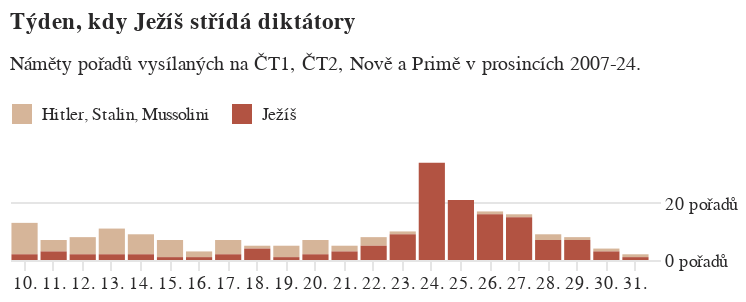

Write notebook code for a chart like this one.
### Code cell
do_grafu5 = pl.concat(
    [
        najdi_cloveka("(Hitler|Stalin|Mussolini)","Hitler, Stalin, Mussolini",kanaly=['ČT1','ČT2',"NOVA","Prima"]),
        najdi_cloveka("(Ježíš|Kristu|Kristov)","Ježíš",kanaly=['ČT1','ČT2',"NOVA","Prima"]),

    #    najdi_cloveka("Stalin","Stalin"),
    #    najdi_cloveka("Masaryk","Masaryk"),
    #    najdi_cloveka("Havel","Havel"),
    ]
)

jezis = alt.Chart(
    do_grafu5.filter((pl.col("kolikateho") <= 31) & (pl.col("kolikateho") >= 10)),
    title=alt.Title(
        "Týden, kdy Ježíš střídá diktátory",
        subtitle=["Náměty pořadů vysílaných na ČT1, ČT2, Nově a Primě v prosincích 2007-24."]
    ),
    width=320,
    height=50
).mark_bar(
).encode(
    alt.X("kolikateho_str:N",sort=poradi_dat,title=None,axis=alt.Axis(grid=False, gridColor='#E5E5E5',labelAngle=0,labelAlign='center',tickColor='#E5E5E5')),
    alt.Y("len:Q",title=None,axis=alt.Axis(grid=True, gridColor='#E5E5E5',tickColor='#E5E5E5',labelExpr="datum.label + ' pořadů'", orient='right')),
    alt.Color("kdo:N",scale=alt.Scale(range=['#D6B599','#B25342']), legend=alt.Legend(orient='top',title=None))
).configure_view(
    stroke='transparent'
)

jezis

### Figure 1 — Vega-Lite specification as saved in the notebook (floating-point values rounded to 4 significant figures)
{"config": {"title": {"font": "Noticia Text", "fontSize": 11.5, "anchor": "start", "lineHeight": 19, "fontWeight": "bolder", "subtitleFont": "Noticia Text", "subtitleFontSize": 10, "subtitleLineHeight": 15, "subtitlePadding": 10, "dy": -10, "color": "#292829", "subtitleColor": "#292829"}, "axis": {"labelFont": "Asap", "titleFont": "Asap", "fontWeight": "lighter", "titleFontWeight": "lighter", "labelFontSize": 9, "titleFontSize": 9, "labelPadding": 2, "titlePadding": 9, "domainOpacity": 0, "tickColor": "#DCDDD6", "labelColor": "#292829"}, "legend": {"labelFont": "Asap", "labelFontWeight": "normal", "titleFont": "Asap", "titleFontWeight": "normal", "labelFontSize": 9, "titleFontSize": 9, "labelColor": "#292829"}, "view": {"stroke": "transparent"}}, "data": {"name": "data-ab89f215aa8fbb9f716ddce9245a5b56"}, "mark": {"type": "bar"}, "encoding": {"color": {"field": "kdo", "legend": {"orient": "top", "title": null}, "scale": {"range": ["#D6B599", "#B25342"]}, "type": "nominal"}, "x": {"axis": {"grid": false, "gridColor": "#E5E5E5", "labelAlign": "center", "labelAngle": 0, "tickColor": "#E5E5E5"}, "field": "kolikateho_str", "sort": ["6.", "7.", "8.", "9.", "10.", "11.", "12.", "13.", "14.", "15.", "16.", "17.", "18.", "19.", "20.", "21.", "22.", "23.", "24.", "25.", "26.", "27.", "28.", "29.", "30.", "31.", "1.", "2.", "3.", "4.", "5."], "title": null, "type": "nominal"}, "y": {"axis": {"grid": true, "gridColor": "#E5E5E5", "labelExpr": "datum.label + ' pořadů'", "orient": "right", "tickColor": "#E5E5E5"}, "field": "len", "title": null, "type": "quantitative"}}, "height": 50, "title": {"text": "Týden, kdy Ježíš střídá diktátory", "subtitle": ["Náměty pořadů vysílaných na ČT1, ČT2, Nově a Primě v prosincích 2007-24."]}, "width": 320, "$schema": "https://vega.github.io/schema/vega-lite/v5.8.0.json", "datasets": {"data-ab89f215aa8fbb9f716ddce9245a5b56": [{"kolikateho": 10, "len": 11, "kolikateho_str": "10.", "kdo": "Hitler, Stalin, Mussolini"}, {"kolikateho": 11, "len": 4, "kolikateho_str": "11.", "kdo": "Hitler, Stalin, Mussolini"}, {"kolikateho": 12, "len": 6, "kolikateho_str": "12.", "kdo": "Hitler, Stalin, Mussolini"}, {"kolikateho": 13, "len": 9, "kolikateho_str": "13.", "kdo": "Hitler, Stalin, Mussolini"}, {"kolikateho": 14, "len": 7, "kolikateho_str": "14.", "kdo": "Hitler, Stalin, Mussolini"}, {"kolikateho": 15, "len": 6, "kolikateho_str": "15.", "kdo": "Hitler, Stalin, Mussolini"}, {"kolikateho": 16, "len": 2, "kolikateho_str": "16.", "kdo": "Hitler, Stalin, Mussolini"}, {"kolikateho": 17, "len": 5, "kolikateho_str": "17.", "kdo": "Hitler, Stalin, Mussolini"}, {"kolikateho": 18, "len": 1, "kolikateho_str": "18.", "kdo": "Hitler, Stalin, Mussolini"}, {"kolikateho": 19, "len": 4, "kolikateho_str": "19.", "kdo": "Hitler, Stalin, Mussolini"}, {"kolikateho": 20, "len": 5, "kolikateho_str": "20.", "kdo": "Hitler, Stalin, Mussolini"}, {"kolikateho": 21, "len": 2, "kolikateho_str": "21.", "kdo": "Hitler, Stalin, Mussolini"}, {"kolikateho": 22, "len": 3, "kolikateho_str": "22.", "kdo": "Hitler, Stalin, Mussolini"}, {"kolikateho": 23, "len": 1, "kolikateho_str": "23.", "kdo": "Hitler, Stalin, Mussolini"}, {"kolikateho": 24, "len": 0, "kolikateho_str": "24.", "kdo": "Hitler, Stalin, Mussolini"}, {"kolikateho": 25, "len": 0, "kolikateho_str": "25.", "kdo": "Hitler, Stalin, Mussolini"}, {"kolikateho": 26, "len": 1, "kolikateho_str": "26.", "kdo": "Hitler, Stalin, Mussolini"}, {"kolikateho": 27, "len": 1, "kolikateho_str": "27.", "kdo": "Hitler, Stalin, Mussolini"}, {"kolikateho": 28, "len": 2, "kolikateho_str": "28.", "kdo": "Hitler, Stalin, Mussolini"}, {"kolikateho": 29, "len": 1, "kolikateho_str": "29.", "kdo": "Hitler, Stalin, Mussolini"}, {"kolikateho": 30, "len": 1, "kolikateho_str": "30.", "kdo": "Hitler, Stalin, Mussolini"}, {"kolikateho": 31, "len": 1, "kolikateho_str": "31.", "kdo": "Hitler, Stalin, Mussolini"}, {"kolikateho": 10, "len": 2, "kolikateho_str": "10.", "kdo": "Ježíš"}, {"kolikateho": 11, "len": 3, "kolikateho_str": "11.", "kdo": "Ježíš"}, {"kolikateho": 12, "len": 2, "kolikateho_str": "12.", "kdo": "Ježíš"}, {"kolikateho": 13, "len": 2, "kolikateho_str": "13.", "kdo": "Ježíš"}, {"kolikateho": 14, "len": 2, "kolikateho_str": "14.", "kdo": "Ježíš"}, {"kolikateho": 15, "len": 1, "kolikateho_str": "15.", "kdo": "Ježíš"}, {"kolikateho": 16, "len": 1, "kolikateho_str": "16.", "kdo": "Ježíš"}, {"kolikateho": 17, "len": 2, "kolikateho_str": "17.", "kdo": "Ježíš"}, {"kolikateho": 18, "len": 4, "kolikateho_str": "18.", "kdo": "Ježíš"}, {"kolikateho": 19, "len": 1, "kolikateho_str": "19.", "kdo": "Ježíš"}, {"kolikateho": 20, "len": 2, "kolikateho_str": "20.", "kdo": "Ježíš"}, {"kolikateho": 21, "len": 3, "kolikateho_str": "21.", "kdo": "Ježíš"}, {"kolikateho": 22, "len": 5, "kolikateho_str": "22.", "kdo": "Ježíš"}, {"kolikateho": 23, "len": 9, "kolikateho_str": "23.", "kdo": "Ježíš"}, {"kolikateho": 24, "len": 34, "kolikateho_str": "24.", "kdo": "Ježíš"}, {"kolikateho": 25, "len": 21, "kolikateho_str": "25.", "kdo": "Ježíš"}, {"kolikateho": 26, "len": 16, "kolikateho_str": "26.", "kdo": "Ježíš"}, {"kolikateho": 27, "len": 15, "kolikateho_str": "27.", "kdo": "Ježíš"}, {"kolikateho": 28, "len": 7, "kolikateho_str": "28.", "kdo": "Ježíš"}, {"kolikateho": 29, "len": 7, "kolikateho_str": "29.", "kdo": "Ježíš"}, {"kolikateho": 30, "len": 3, "kolikateho_str": "30.", "kdo": "Ježíš"}, {"kolikateho": 31, "len": 1, "kolikateho_str": "31.", "kdo": "Ježíš"}]}}
